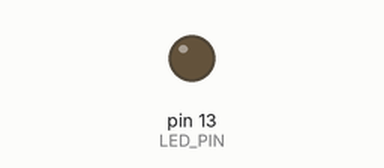
Simulated run of this sketch. Board: Arduino Uno, built with avr-gcc and run on an emulated ATmega328P. Parts: output pins drawn as LEDs (lit = HIGH).

Above: at 1.3 s.
At 3.5 s:
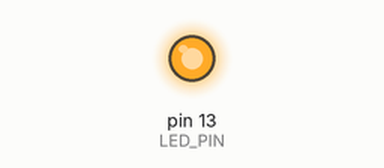
Timing chart, 0 to 9.1 s (numbered marks = the images above):
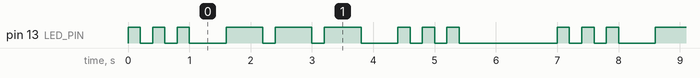

Measured:
- by itself, pin 13 (LED_PIN): repeats every 7.0 s: 2 × (LOW 0.20 s, HIGH 0.20 s), LOW 0.60 s, 2 × (HIGH 0.60 s, LOW 0.20 s), HIGH 0.60 s, LOW 0.60 s, 2 × (HIGH 0.20 s, LOW 0.20 s), HIGH 0.20 s, LOW 1.6 s, HIGH 0.20 s
- by itself, everything shown: repeats every 7.0 s, in 18 steps

The sketch:

sos_blinken.ino
```cpp
/*
 * Projekt 14: SOS Blinken mit FOR-Schleife
 * LED blinkt das Morse-Signal SOS (... --- ...).
 *
 * Schaltung:
 * - LED an Pin 13 (mit 220Ω Vorwiderstand)
 */

const int LED_PIN = 13;
const int PUNKT = 200;      // Kurz
const int STRICH = 600;     // Lang
const int PAUSE = 200;      // Zwischen Zeichen
const int WORT_PAUSE = 1400; // Zwischen Wörtern

void setup() {
  pinMode(LED_PIN, OUTPUT);
}

void loop() {
  // S (...)
  for (int i = 0; i < 3; i++) {
    blink(PUNKT);
  }
  delay(PAUSE * 2);

  // O (---)
  for (int i = 0; i < 3; i++) {
    blink(STRICH);
  }
  delay(PAUSE * 2);

  // S (...)
  for (int i = 0; i < 3; i++) {
    blink(PUNKT);
  }

  delay(WORT_PAUSE);
}

void blink(int dauer) {
  digitalWrite(LED_PIN, HIGH);
  delay(dauer);
  digitalWrite(LED_PIN, LOW);
  delay(PAUSE);
}
```
